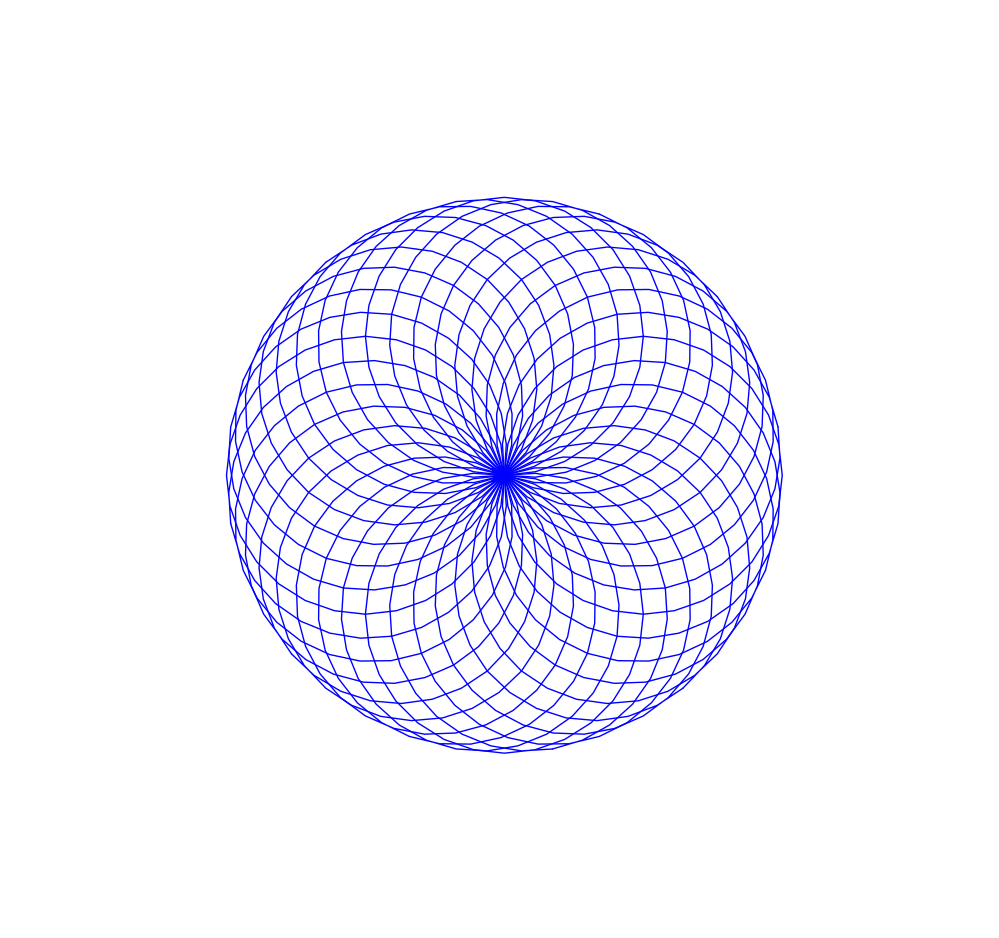

Reproduce this figure in Python.
import turtle

bob = turtle.Turtle()
size = 50
bob.speed("fastest")

bob.color("blue")

n = 36
for k in range(n):
    bob.circle(100)
    bob.left(360/n)
